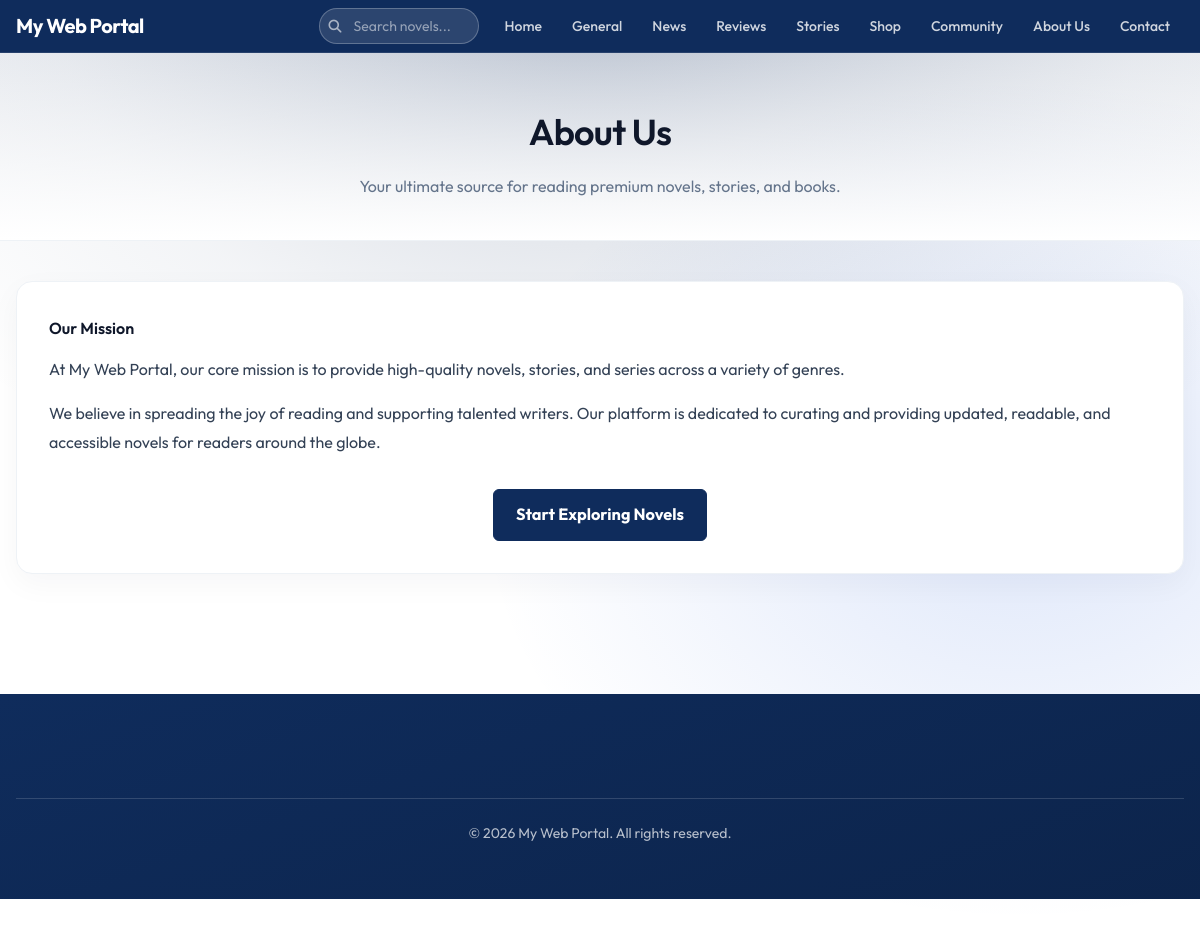
The page /about.php on the database as committed earlier.
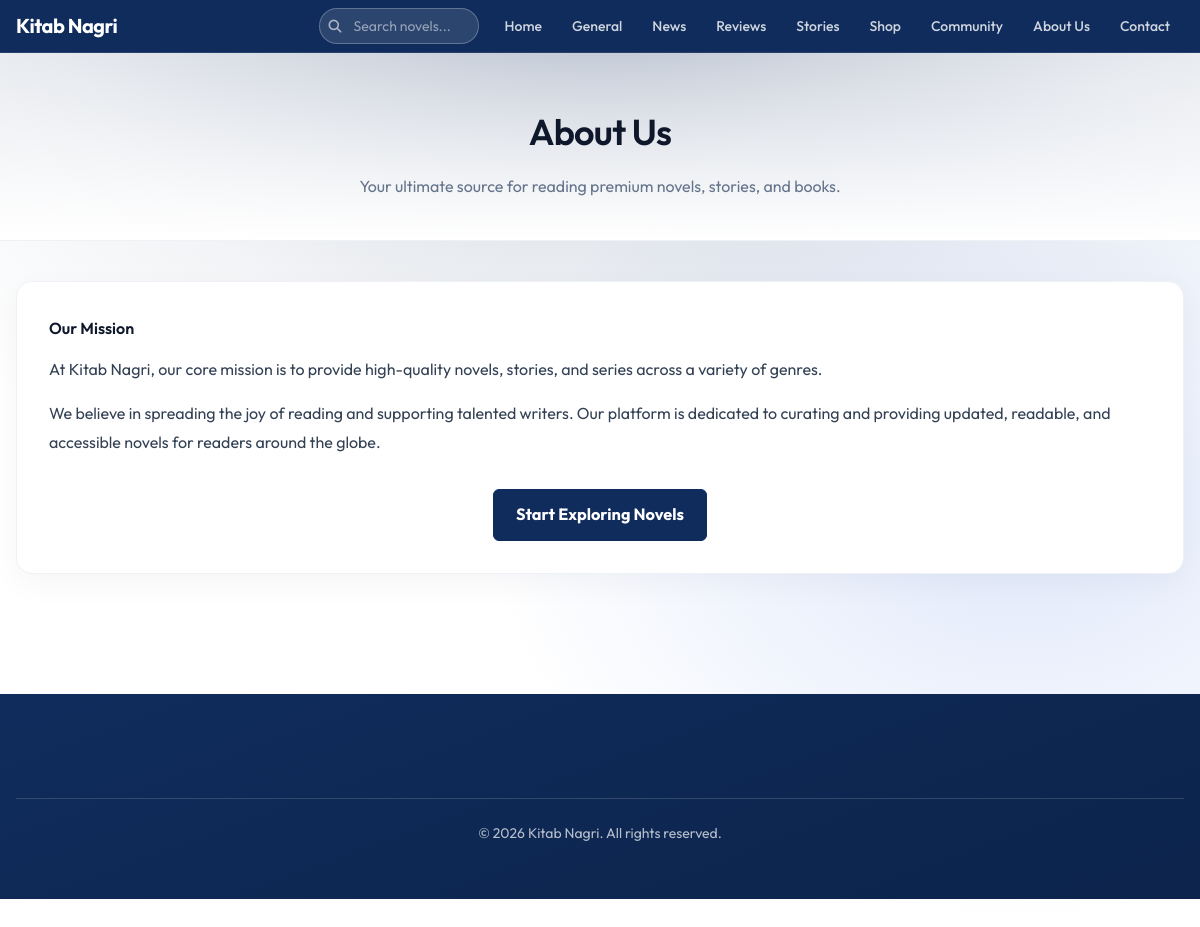
The same page on the database as committed later.
### tables this page shows
CREATE TABLE IF NOT EXISTS settings (
    id INT PRIMARY KEY,
    site_name VARCHAR(100) DEFAULT 'Kitab Nagri',
    tagline VARCHAR(255) DEFAULT 'Read Online & Download Urdu Novels',
    site_logo VARCHAR(255) DEFAULT NULL,
    site_favicon VARCHAR(255) DEFAULT NULL,
    contact_email VARCHAR(100) DEFAULT NULL,
    contact_phone VARCHAR(50) DEFAULT NULL,
    contact_whatsapp VARCHAR(50) DEFAULT NULL,
    facebook_url VARCHAR(255) DEFAULT NULL,
    instagram_url VARCHAR(255) DEFAULT NULL,
    tiktok_url VARCHAR(255) DEFAULT NULL,
    youtube_url VARCHAR(255) DEFAULT NULL,
    seo_description TEXT DEFAULT NULL,
    seo_keywords TEXT DEFAULT NULL,
    homepage_title VARCHAR(255) DEFAULT NULL,
    homepage_description TEXT DEFAULT NULL,
    permalink_structure VARCHAR(50) DEFAULT 'plain',
    maintenance_mode TINYINT(1) DEFAULT 0,
    google_analytics TEXT DEFAULT NULL,
    search_console TEXT DEFAULT NULL,
    larapush_code TEXT DEFAULT NULL,
    theme_primary VARCHAR(20) DEFAULT '#0f2c5c',
    theme_secondary VARCHAR(20) DEFAULT '#1a56db',
    theme_hover VARCHAR(20) DEFAULT '#fbbf24',
    footer_col1 TEXT DEFAULT NULL,
    footer_col2 TEXT DEFAULT NULL,
    footer_col3 TEXT DEFAULT NULL
);

### db.php (called while the page is built, shortened)
<?php
$doc_root = rtrim(str_replace('\\', '/', realpath($_SERVER['DOCUMENT_ROOT'])), '/');
$project_root = rtrim(str_replace('\\', '/', __DIR__), '/');
$base_path = str_replace($doc_root, '', $project_root);
$base_path = rtrim($base_path, '/');
$conn = new mysqli(DB_HOST, DB_USER, DB_PASS, DB_NAME);
$conn->set_charset('utf8mb4');
$site_settings = app_cache_get('settings:v1');
if (!is_array($site_settings)) {
    $settings_query = $conn->query("SELECT * FROM settings WHERE id = 1");
    if ($settings_query && $settings_query->num_rows > 0) {
        $site_settings = $settings_query->fetch_assoc();
    }
}
if ($conn && php_sapi_name() !== 'cli' && is_array($site_settings)) {
    require_once __DIR__ . '/lib/coming_soon.php';
}
if (!function_exists('csrf_token')) {
function get_category_link($slug) {
    global $site_settings, $base_path;
    return $base_path . '/archive.php?category=' . $slug;
}
}

### lib/coming_soon.php (called while the page is built, shortened)
<?php
function coming_soon_features(): array {
    return ['community', 'shop'];
}
function coming_soon_preview_key_setting(string $feature): string {
    return $feature . '_preview_key';
}
function coming_soon_generate_key(): string {
    return bin2hex(random_bytes(16));
}
function coming_soon_ensure_preview_keys(mysqli $conn, array &$site_settings): void {
    foreach (coming_soon_features() as $feature) {
        $col = coming_soon_preview_key_setting($feature);
        if (empty($site_settings[$col])) {
            $key = coming_soon_generate_key();
            $site_settings[$col] = $key;
        }
    }
}

### about.php (the view, shortened to what this page needs)
<?php
require_once __DIR__ . '/db.php';
$siteName = $site_settings['site_name'] ?? 'Kitab Nagri';
$aboutTitle = trim($site_settings['about_page_title'] ?? '') ?: 'About Us';
$aboutSubtitle = trim($site_settings['about_page_subtitle'] ?? '') ?: 'Your ultimate source for reading premium novels, stories, and books.';
$aboutContent = trim($site_settings['about_page_content'] ?? '');
include 'includes/header.php';
?>
<section class="static-hero">
    <div class="global-container static-hero__inner">
        <h1 class="static-hero__title"><?php echo htmlspecialchars($aboutTitle); ?></h1>
        <p class="static-hero__subtitle"><?php echo htmlspecialchars($aboutSubtitle); ?></p>
    </div>
</section>
<section class="global-container static-body">
    <div class="static-card static-card--wide">
        <?php if ($aboutContent !== ''): ?>
            <div class="static-prose"><?php echo $aboutContent; ?></div>
        <?php else: ?>
            <div class="static-prose">
                <h2>Our Mission</h2>
                <p>At <?php echo htmlspecialchars($siteName); ?>, our core mission is to provide high-quality novels, stories, and series across a variety of genres.</p>
                <p>We believe in spreading the joy of reading and supporting talented writers. Our platform is dedicated to curating and providing updated, readable, and accessible novels for readers around the globe.</p>
            </div>
        <?php endif; ?>
        <div class="static-cta">
            <a href="<?php echo $site_url; ?>/" class="btn-brand">Start Exploring Novels</a>
        </div>
    </div>
</section>
<?php include 'includes/footer.php'; ?>

### includes/header.php (shortened to what this page needs)
<?php
global $site_settings, $row, $conn, $base_path;
$scheme = (!empty($_SERVER['HTTPS']) && strtolower($_SERVER['HTTPS']) !== 'off') ? 'https' : 'http';
$site_url = rtrim($scheme . "://" . $_SERVER['HTTP_HOST'] . $base_path, '/');
$nav_links = [];
if (empty($nav_links)) {
    $nav_links[] = ['label' => 'Home', 'url' => $site_url . '/'];
    if ($conn) {
        $navCats = $conn->query("SELECT * FROM categories ORDER BY name ASC LIMIT 8");
        if ($navCats && $navCats->num_rows > 0) {
            while ($c = $navCats->fetch_assoc()) {
                $nav_links[] = ['label' => $c['name'], 'url' => get_category_link($c['slug'])];
            }
        }
    }
    $nav_links[] = ['label' => 'Shop', 'url' => $site_url . '/shop/'];
    $nav_links[] = ['label' => 'Community', 'url' => $site_url . '/community.php'];
    $nav_links[] = ['label' => 'About Us', 'url' => $site_url . '/about/'];
    $nav_links[] = ['label' => 'Contact', 'url' => $site_url . '/contact/'];
}
if (empty($_SESSION['admin_logged_in'])) {
    require_once dirname(__DIR__) . '/lib/coming_soon.php';
    $nav_links = array_values(array_filter($nav_links, function ($link) {
        global $site_settings;
        $url = strtolower($link['url'] ?? '');
        $label = strtolower($link['label'] ?? '');
        if (!empty($site_settings['shop_coming_soon']) && (strpos($url, '/shop') !== false || $label === 'shop')) {
            return coming_soon_has_preview_access('shop');
        }
        if (!empty($site_settings['community_coming_soon']) && (strpos($url, '/community') !== false || $label === 'community')) {
            return coming_soon_has_preview_access('community');
        }
        return true;
    }));
}
?>
<!DOCTYPE html>
<html lang="en">
<head>
    <?php
    $_css_tailwind_v = @filemtime(__DIR__ . '/../css/tailwind.css') ?: '1';
    $_css_style_v = @filemtime(__DIR__ . '/../css/style.css') ?: '1';
    ?>
    <link rel="stylesheet" href="<?php echo $site_url; ?>/css/tailwind.css?v=<?php echo $_css_tailwind_v; ?>">
    <link rel="stylesheet" href="<?php echo $site_url; ?>/css/style.css?v=<?php echo $_css_style_v; ?>">
    <link rel="stylesheet" href="<?php echo $site_url; ?>/vendor/fontawesome/css/all.min.css" media="print" onload="this.media='all'">
</head>
<body class="bg-white font-sans text-slate-800 antialiased<?php echo !empty($body_class_extra) ? ' ' . htmlspecialchars($body_class_extra) : ''; ?>">
<header class="sticky top-0 z-50 border-b border-white/10 transition-colors duration-300" style="background-color: var(--theme-primary) !important;">
    <div class="global-container">
        <div class="flex items-center justify-between py-1.5 md:py-2 gap-4">
            <div class="flex flex-grow justify-center lg:flex-grow-0 lg:justify-start">
                <a href="<?php echo $site_url; ?>/" class="flex items-center">
                    <?php if(!empty($site_settings['site_logo'])): ?>
                        <img src="<?php echo $site_url; ?>/<?php echo htmlspecialchars(preg_replace('/^\.\.\//', '', $site_settings['site_logo'])); ?>"
                             alt="<?php echo htmlspecialchars($site_settings['site_name']); ?>" class="logo-img object-contain">
                    <?php else: ?>
                        <span class="text-lg md:text-xl font-bold tracking-tight text-white">
                            <?php echo htmlspecialchars($site_settings['site_name']); ?>
                        </span>
                    <?php endif; ?>
                </a>
            </div>
            <div class="flex items-center shrink-0 gap-3 ml-auto">
                <div id="desktopSearchWrap" class="items-center" style="display:none;">
                    <form action="<?php echo $site_url; ?>/search/" method="GET" id="desktopSearchForm" style="display:flex;align-items:center;">
                        <div style="position:relative;display:flex;align-items:center;">
                            <button type="submit" style="position:absolute;left:10px;top:50%;transform:translateY(-50%);background:none;border:none;padding:0;cursor:pointer;color:rgba(255,255,255,0.6);z-index:1;">
                                <i class="fa-solid fa-magnifying-glass" style="font-size:13px;"></i>
                            </button>
                            <input type="text" name="search" id="desktopSearch"
                                   placeholder="Search novels..."
                                   autocomplete="off"
                                   style="height:36px;padding-left:34px;padding-right:16px;font-size:0.875rem;border-radius:9999px;border:1px solid rgba(255,255,255,0.25);background:rgba(255,255,255,0.12);color:#fff;outline:none;width:160px;transition:width 0.3s ease,background 0.3s ease,border-color 0.3s ease;"
                                   onfocus="this.style.width='220px';this.style.background='rgba(255,255,255,0.18)';this.style.borderColor='rgba(255,255,255,0.45)';"
                                   onblur="this.style.width='160px';this.style.background='rgba(255,255,255,0.12)';this.style.borderColor='rgba(255,255,255,0.25)';">
                        </div>
                    </form>
                </div>
                <nav class="hidden lg:block">
                    <ul class="flex items-center gap-0.5">
                        <?php foreach ($nav_links as $link):
                            $link_url = $link['url'];
                            if (!preg_match('/^(http|https|#)/', $link_url)) {
                                $link_url = $site_url . '/' . ltrim($link_url, '/');
                            }
                        ?>
                        <li>
                            <a href="<?php echo htmlspecialchars($link_url); ?>"
                               class="px-3.5 py-2 rounded-full text-sm font-medium text-white/80 hover:text-white hover:bg-white/10 transition-all whitespace-nowrap">
                                <?php echo htmlspecialchars($link['label']); ?>
                            </a>
                        </li>
                        <?php endforeach; ?>
                    </ul>
                </nav>
            </div>
        </div>
    </div>
</header>
<main id="app-container" class="transition-opacity duration-300">

### includes/footer.php (shortened to what this page needs)
</main>
<footer class="site-footer mt-16 text-white" style="background:linear-gradient(160deg,var(--theme-primary),color-mix(in srgb,var(--theme-primary) 82%, #000));">
    <div class="global-container py-14">
        <div class="mt-12 border-t border-white/15 pt-6 text-center text-sm text-white/70">
            &copy; <?php echo date('Y'); ?>
            <?php echo isset($site_settings['site_name']) ? htmlspecialchars($site_settings['site_name']) : 'Kitab Nagri'; ?>.
            All rights reserved.
        </div>
    </div>
</footer>
</body>
</html>

### css/style.css (style rules this page uses)
.global-container { width: 100% !important; max-width: 1200px !important; margin-left: auto !important; margin-right: auto !important; padding-left: 5px !important; padding-right: 5px !important; }
@media (min-width: 768px) { .global-container { padding-left: 16px !important; padding-right: 16px !important; } }
.static-hero { border-bottom: 1px solid #eef2f6; background: linear-gradient(180deg, rgba(var(--theme-primary-rgb, 15, 44, 92), 0.06) 0%, #fff 100%); padding: 3rem 0 2.5rem; }
.static-hero__inner { text-align: center; }
.static-hero__title { margin: 0; font-size: clamp(1.75rem, 4vw, 2.25rem); font-weight: 800; color: #0f172a; letter-spacing: -0.02em; }
.static-hero__subtitle { margin: 0.75rem auto 0; max-width: 42rem; font-size: 1rem; line-height: 1.6; color: #64748b; }
.static-body { padding: 2.5rem 0 3.5rem; }
.static-card { background: #fff; border: 1px solid #eef2f6; border-radius: 16px; box-shadow: 0 10px 30px rgba(15, 23, 42, 0.04); padding: 1.75rem; }
.static-card--wide { padding: 2rem; }
.static-prose { color: #334155; line-height: 1.8; font-size: 1rem; text-align: left; }
.static-prose h2, .static-prose h3 { color: #0f172a; font-weight: 700; margin: 1.5rem 0 0.75rem; }
.static-prose h2:first-child, .static-prose h3:first-child { margin-top: 0; }
.static-prose p { margin: 0 0 1rem; }
.static-cta { margin-top: 2rem; text-align: center; }

Rows that differ between the two databases and show on the page:
changed settings: site_name "My Web Portal" → "Kitab Nagri"
